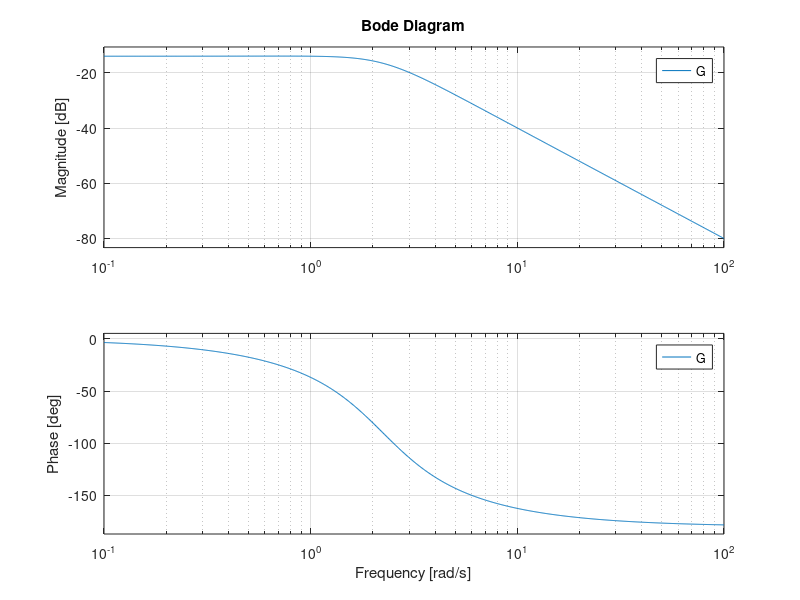

Reproduce this figure in MATLAB.
clear all
clc
close all

% Define constants

m=1;
c=3;
k=5;

% Create a transfer function for the Spring-Mass-Damper System

G_num = [1];
G_den = [m c k];
G = tf(G_num,G_den)

% Response due to a step input

final_time = 10;
%step(G,final_time)      % A step response is exactly what it sounds like. It plots the response of the transfer function to a step input
bode(G)
% Response to a sinusoidal input done directly in Simulink